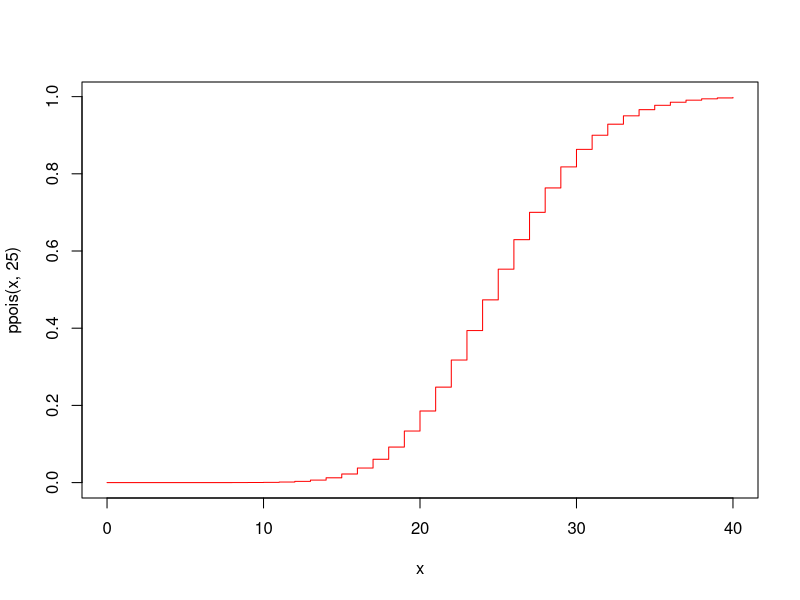
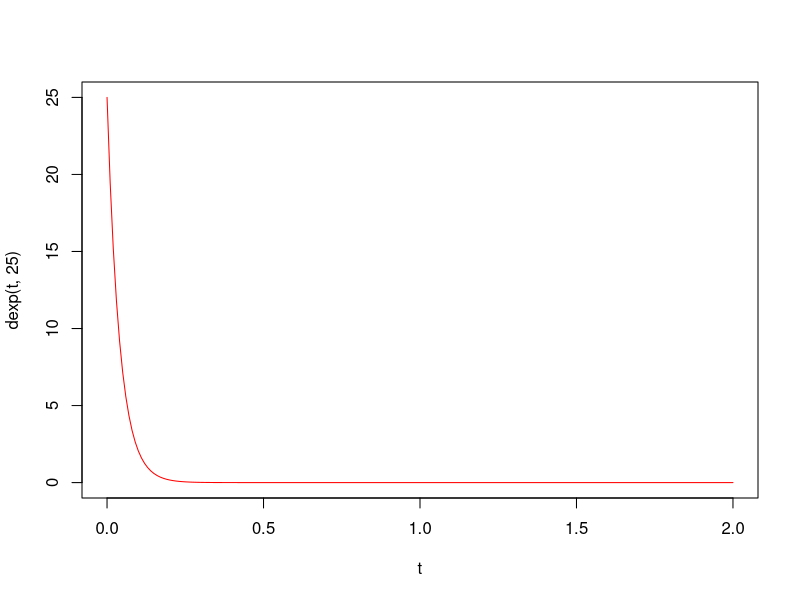
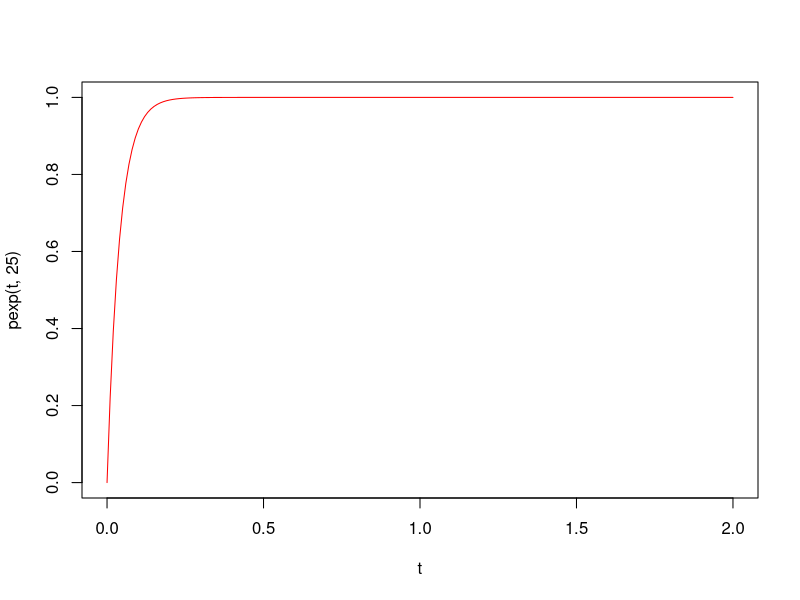

R code for these plots, in order:
dpois(30,25)
ppois(30,25)
x= 0:40
plot(x, ppois(x,25), type="s", col="red")
ppois(25,25)-ppois(19,25)
###########
#pregunta 1 que hi hagi una probabilitat que el temps entre trucada es 0 perque es l'integral de 0,33 fins 0,33#

t= seq(0,2,0.01)

plot(t, dexp(t,25), type="l", col="red")
plot(t, pexp(t,25), type="l", col="red")

1-pexp(0.052,25)
#p(t>=0.052)=0.2725318#
#dexp=f(x)
#pexp=F(x)
#rexp=smulacion
#qexp=F(0.5)^-1=mediana
#qexp=F(0.25)^-1=quantil

mean(rexp(500000,25))
1/25
